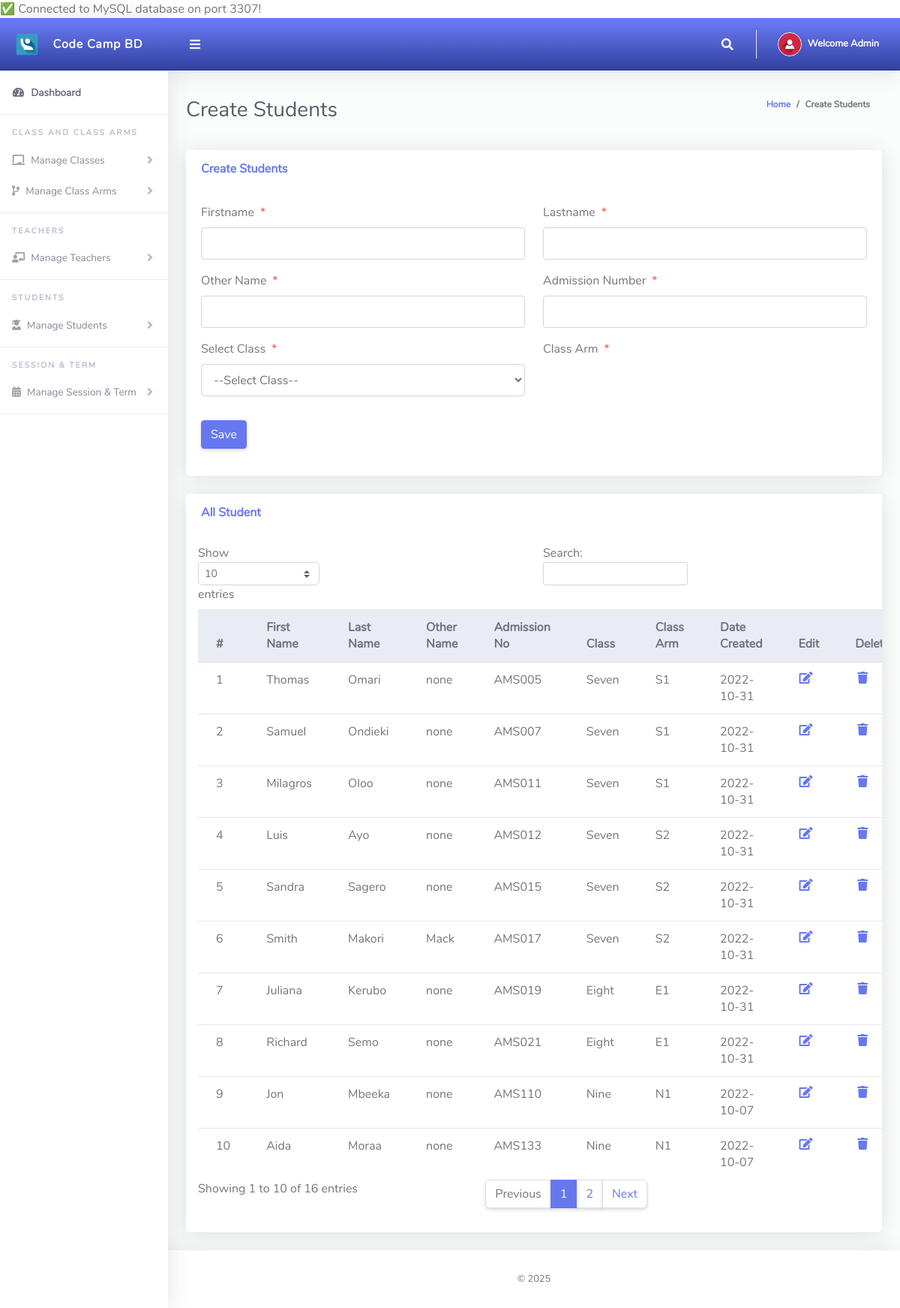
The app's page /Admin/createStudents.php (signed in) with its own data.
### tables this page shows
CREATE TABLE `tblstudents` (
  `Id` int(10) NOT NULL,
  `firstName` varchar(255) NOT NULL,
  `lastName` varchar(255) NOT NULL,
  `otherName` varchar(255) NOT NULL,
  `admissionNumber` varchar(255) NOT NULL,
  `password` varchar(50) NOT NULL,
  `classId` varchar(10) NOT NULL,
  `classArmId` varchar(10) NOT NULL,
  `dateCreated` varchar(50) NOT NULL
);

CREATE TABLE `tblclass` (
  `Id` int(10) NOT NULL,
  `className` varchar(255) NOT NULL
);

CREATE TABLE `tblclassarms` (
  `Id` int(10) NOT NULL,
  `classId` varchar(10) NOT NULL,
  `classArmName` varchar(255) NOT NULL,
  `isAssigned` varchar(10) NOT NULL
);

### Admin/createStudents.php (the view, shortened to what this page needs)
<?php
include '../Includes/dbcon.php';
?>
<!DOCTYPE html>
<html lang="en">
<head>
  <link href="../vendor/fontawesome-free/css/all.min.css" rel="stylesheet" type="text/css">
  <link href="../vendor/bootstrap/css/bootstrap.min.css" rel="stylesheet" type="text/css">
  <link href="css/ruang-admin.min.css" rel="stylesheet">
</head>
<body id="page-top">
  <div id="wrapper">
      <?php include "Includes/sidebar.php";?>
    <div id="content-wrapper" class="d-flex flex-column">
      <div id="content">
       <?php include "Includes/topbar.php";?>
        <div class="container-fluid" id="container-wrapper">
          <div class="d-sm-flex align-items-center justify-content-between mb-4">
            <h1 class="h3 mb-0 text-gray-800">Create Students</h1>
            <ol class="breadcrumb">
              <li class="breadcrumb-item"><a href="./">Home</a></li>
              <li class="breadcrumb-item active" aria-current="page">Create Students</li>
            </ol>
          </div>
          <div class="row">
            <div class="col-lg-12">
              <div class="card mb-4">
                <div class="card-header py-3 d-flex flex-row align-items-center justify-content-between">
                  <h6 class="m-0 font-weight-bold text-primary">Create Students</h6>
                </div>
                <div class="card-body">
                  <form method="post">
                   <div class="form-group row mb-3">
                        <div class="col-xl-6">
                        <label class="form-control-label">Firstname<span class="text-danger ml-2">*</span></label>
                        <input type="text" class="form-control" name="firstName" value="<?php echo $row['firstName'];?>" id="exampleInputFirstName" >
                        </div>
                        <div class="col-xl-6">
                        <label class="form-control-label">Lastname<span class="text-danger ml-2">*</span></label>
                      <input type="text" class="form-control" name="lastName" value="<?php echo $row['lastName'];?>" id="exampleInputFirstName" >
                        </div>
                    </div>
                     <div class="form-group row mb-3">
                        <div class="col-xl-6">
                        <label class="form-control-label">Other Name<span class="text-danger ml-2">*</span></label>
                        <input type="text" class="form-control" name="otherName" value="<?php echo $row['otherName'];?>" id="exampleInputFirstName" >
                        </div>
                        <div class="col-xl-6">
                        <label class="form-control-label">Admission Number<span class="text-danger ml-2">*</span></label>
                      <input type="text" class="form-control" required name="admissionNumber" value="<?php echo $row['admissionNumber'];?>" id="exampleInputFirstName" >
                        </div>
                    </div>
                    <div class="form-group row mb-3">
                        <div class="col-xl-6">
                        <label class="form-control-label">Select Class<span class="text-danger ml-2">*</span></label>
                         <?php
                        $qry= "SELECT * FROM tblclass ORDER BY className ASC";
                        $result = $conn->query($qry);
                        $num = $result->num_rows;
                        if ($num > 0){
                          echo ' <select required name="classId" onchange="classArmDropdown(this.value)" class="form-control mb-3">';
                          echo'<option value="">--Select Class--</option>';
                                  echo '</select>';
                              }
                            ?>
                        </div>
                        <div class="col-xl-6">
                        <label class="form-control-label">Class Arm<span class="text-danger ml-2">*</span></label>
                        </div>
                    </div>
                      <?php
                    if (isset($Id))
                    {
                    ?>
                    <button type="submit" name="update" class="btn btn-warning">Update</button>
                    &nbsp;&nbsp;&nbsp;&nbsp;&nbsp;&nbsp;&nbsp;&nbsp;&nbsp;&nbsp;
                    <?php
                    } else {
                    ?>
                    <button type="submit" name="save" class="btn btn-primary">Save</button>
                    <?php
                    }
                    ?>
                  </form>
                </div>
              </div>
                 <div class="row">
              <div class="col-lg-12">
              <div class="card mb-4">
                <div class="card-header py-3 d-flex flex-row align-items-center justify-content-between">
                  <h6 class="m-0 font-weight-bold text-primary">All Student</h6>
                </div>
                <div class="table-responsive p-3">
                  <table class="table align-items-center table-flush table-hover" id="dataTableHover">
                    <thead class="thead-light">
                      <tr>
                        <th>#</th>
                        <th>First Name</th>
                        <th>Last Name</th>
                        <th>Other Name</th>
                        <th>Admission No</th>
                        <th>Class</th>
                        <th>Class Arm</th>
                        <th>Date Created</th>
                         <th>Edit</th>
                        <th>Delete</th>
                      </tr>
                    </thead>
                    <tbody>
                  <?php
                      $query = "SELECT tblstudents.Id,tblclass.className,tblclassarms.classArmName,tblclassarms.Id AS classArmId,tblstudents.firstName,
                      tblstudents.lastName,tblstudents.otherName,tblstudents.admissionNumber,tblstudents.dateCreated
                      FROM tblstudents
                      INNER JOIN tblclass ON tblclass.Id = tblstudents.classId
                      INNER JOIN tblclassarms ON tblclassarms.Id = tblstudents.classArmId";
                      $rs = $conn->query($query);
                      $num = $rs->num_rows;
                      $sn=0;
                      if($num > 0)
                      {
                        while ($rows = $rs->fetch_assoc())
                          {
                             $sn = $sn + 1;
                            echo"
                              <tr>
                                <td>".$sn."</td>
                                <td>".$rows['firstName']."</td>
                                <td>".$rows['lastName']."</td>
                                <td>".$rows['otherName']."</td>
                                <td>".$rows['admissionNumber']."</td>
                                <td>".$rows['className']."</td>
                                <td>".$rows['classArmName']."</td>
                                 <td>".$rows['dateCreated']."</td>
                                <td><a href='?action=edit&Id=".$rows['Id']."'><i class='fas fa-fw fa-edit'></i></a></td>
                                <td><a href='?action=delete&Id=".$rows['Id']."'><i class='fas fa-fw fa-trash'></i></a></td>
                              </tr>";
                          }
                      }
                      else
                      {
                           echo
                           "<div class='alert alert-danger' role='alert'>
                            No Record Found!
                            </div>";
                      }
                      ?>
                    </tbody>
                  </table>
                </div>
              </div>
            </div>
            </div>
          </div>
        </div>
      </div>
       <?php include "Includes/footer.php";?>
    </div>
  </div>
</body>
</html>

### Admin/Includes/topbar.php (shortened to what this page needs)
<?php
  $query = "SELECT * FROM tbladmin WHERE Id = ".$_SESSION['userId']."";
  $rs = $conn->query($query);
  $rows = $rs->fetch_assoc();
  $fullName = $rows['firstName']." ".$rows['lastName'];
?>
<nav class="navbar navbar-expand navbar-light bg-gradient-primary topbar mb-4 static-top">
          <button id="sidebarToggleTop" class="btn btn-link rounded-circle mr-3">
            <i class="fa fa-bars"></i>
          </button>
          <ul class="navbar-nav ml-auto">
            <li class="nav-item dropdown no-arrow">
              <a class="nav-link dropdown-toggle" href="#" id="searchDropdown" role="button" data-toggle="dropdown"
                aria-haspopup="true" aria-expanded="false">
                <i class="fas fa-search fa-fw"></i>
              </a>
            </li>
            <li class="nav-item dropdown no-arrow">
              <a class="nav-link dropdown-toggle" href="#" id="userDropdown" role="button" data-toggle="dropdown"
                aria-haspopup="true" aria-expanded="false">
                <img class="img-profile rounded-circle" src="img/user-icn.png" style="max-width: 60px">
                <span class="ml-2 d-none d-lg-inline text-white small"><b>Welcome <?php echo $fullName;?></b></span>
              </a>
            </li>
          </ul>
        </nav>

### records on screen
tblstudents: firstName "Thomas", lastName "Omari", otherName "none", admissionNumber "AMS005", classId.className "Seven", classArmId.classArmName "S1", dateCreated "2022-10-31"
tblstudents: firstName "Samuel", lastName "Ondieki", otherName "none", admissionNumber "AMS007", classId.className "Seven", classArmId.classArmName "S1", dateCreated "2022-10-31"
tblstudents: firstName "Milagros", lastName "Oloo", otherName "none", admissionNumber "AMS011", classId.className "Seven", classArmId.classArmName "S1", dateCreated "2022-10-31"
tblstudents: firstName "Luis", lastName "Ayo", otherName "none", admissionNumber "AMS012", classId.className "Seven", classArmId.classArmName "S2", dateCreated "2022-10-31"
tblstudents: firstName "Sandra", lastName "Sagero", otherName "none", admissionNumber "AMS015", classId.className "Seven", classArmId.classArmName "S2", dateCreated "2022-10-31"
tblstudents: firstName "Smith", lastName "Makori", otherName "Mack", admissionNumber "AMS017", classId.className "Seven", classArmId.classArmName "S2", dateCreated "2022-10-31"
tblstudents: firstName "Juliana", lastName "Kerubo", otherName "none", admissionNumber "AMS019", classId.className "Eight", classArmId.classArmName "E1", dateCreated "2022-10-31"
tblstudents: firstName "Richard", lastName "Semo", otherName "none", admissionNumber "AMS021", classId.className "Eight", classArmId.classArmName "E1", dateCreated "2022-10-31"
tblstudents: firstName "Jon", lastName "Mbeeka", otherName "none", admissionNumber "AMS110", classId.className "Nine", classArmId.classArmName "N1", dateCreated "2022-10-07"
tblstudents: firstName "Aida", lastName "Moraa", otherName "none", admissionNumber "AMS133", classId.className "Nine", classArmId.classArmName "N1", dateCreated "2022-10-07"

### other values on screen
$port "3307"
$fullName "Admin"
